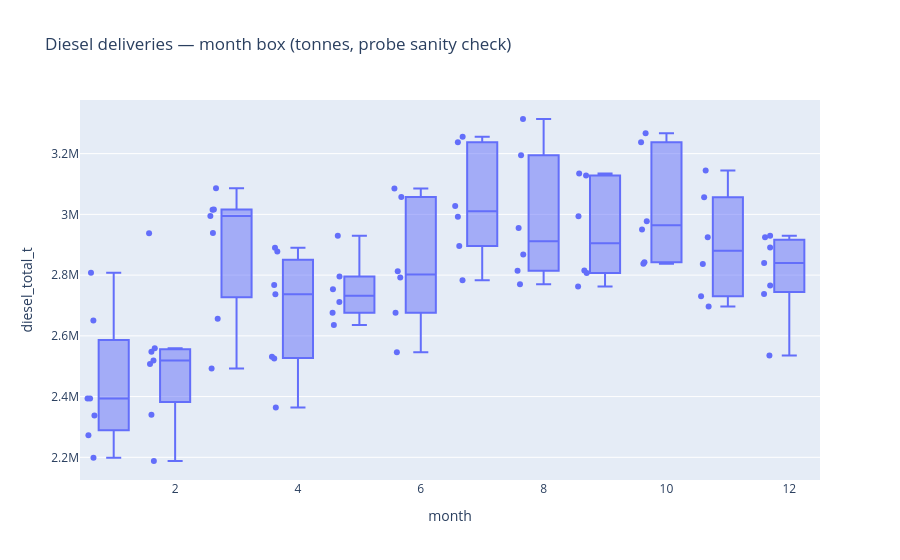

Source (notebook cell):
### Code cell
# Quick diesel box kept as a one-product sanity check; full panels are in §6.
seas = diesel.dropna().copy()
seas["month"] = seas["date"].dt.month
fig = px.box(
    seas,
    x="month",
    y="diesel_total_t",
    points="all",
    title="Diesel deliveries — month box (tonnes, probe sanity check)",
)
fig.show()
print("→ See section 6 for Norway-style seasonality small-multiples (kbd).")

### Figure 1 — Plotly figure (JSON) as saved in the notebook; plotly's stock layout.template omitted (floating-point values rounded to 4 significant figures)
{"data": [{"alignmentgroup": "True", "boxpoints": "all", "hovertemplate": "month=%{x}<br>diesel_total_t=%{y}<extra></extra>", "legendgroup": "", "marker": {"color": "#636efa"}, "name": "", "notched": false, "offsetgroup": "", "orientation": "v", "showlegend": false, "type": "box", "x": [12, 1, 2, 3, 4, 5, 6, 7, 8, 9, 10, 11, 12, 1, 2, 3, 4, 5, 6, 7, 8, 9, 10, 11, 12, 1, 2, 3, 4, 5, 6, 7, 8, 9, 10, 11, 12, 1, 2, 3, 4, 5, 6, 7, 8, 9, 10, 11, 12, 1, 2, 3, 4, 5, 6, 7, 8, 9, 10, 11, 12, 1, 2, 3, 4, 5, 6, 7, 8, 9, 10, 11, 12, 1, 2, 3, 4], "x0": " ", "xaxis": "x", "y": [2930000.0, 2808000.0, 2938000.0, 3016000.0, 2526000.0, 2711000.0, 2812000.0, 3256000.0, 2956000.0, 3135000.0, 3238000.0, 2836000.0, 2839000.0, 2199000.0, 2188000.0, 2938000.0, 2878000.0, 2795000.0, 3086000.0, 3238000.0, 3195000.0, 3128000.0, 3267000.0, 3145000.0, 2925000.0, 2651000.0, 2548000.0, 3086000.0, 2737000.0, 2676000.0, 3057000.0, 3028000.0, 3314000.0, 2763000.0, 2837000.0, 3057000.0, 2891000.0, 2394000.0, 2559000.0, 2995000.0, 2531000.0, 2930000.0, 2792000.0, 2783000.0, 2868000.0, 2807000.0, 2950000.0, 2925000.0, 2737000.0, 2273000.0, 2519000.0, 2656000.0, 2768000.0, 2636000.0, 2676000.0, 2896000.0, 2770000.0, 2815000.0, 2843000.0, 2696000.0, 2535000.0, 2394000.0, 2507000.0, 3015000.0, 2890000.0, 2753000.0, 2546000.0, 2992000.0, 2814000.0, 2994000.0, 2977000.0, 2731000.0, 2766000.0, 2338000.0, 2340000.0, 2493000.0, 2364000.0], "y0": " ", "yaxis": "y"}], "layout": {"boxmode": "group", "legend": {"tracegroupgap": 0}, "title": {"text": "Diesel deliveries — month box (tonnes, probe sanity check)"}, "xaxis": {"anchor": "y", "domain": [0, 1], "title": {"text": "month"}}, "yaxis": {"anchor": "x", "domain": [0, 1], "title": {"text": "diesel_total_t"}}}}
